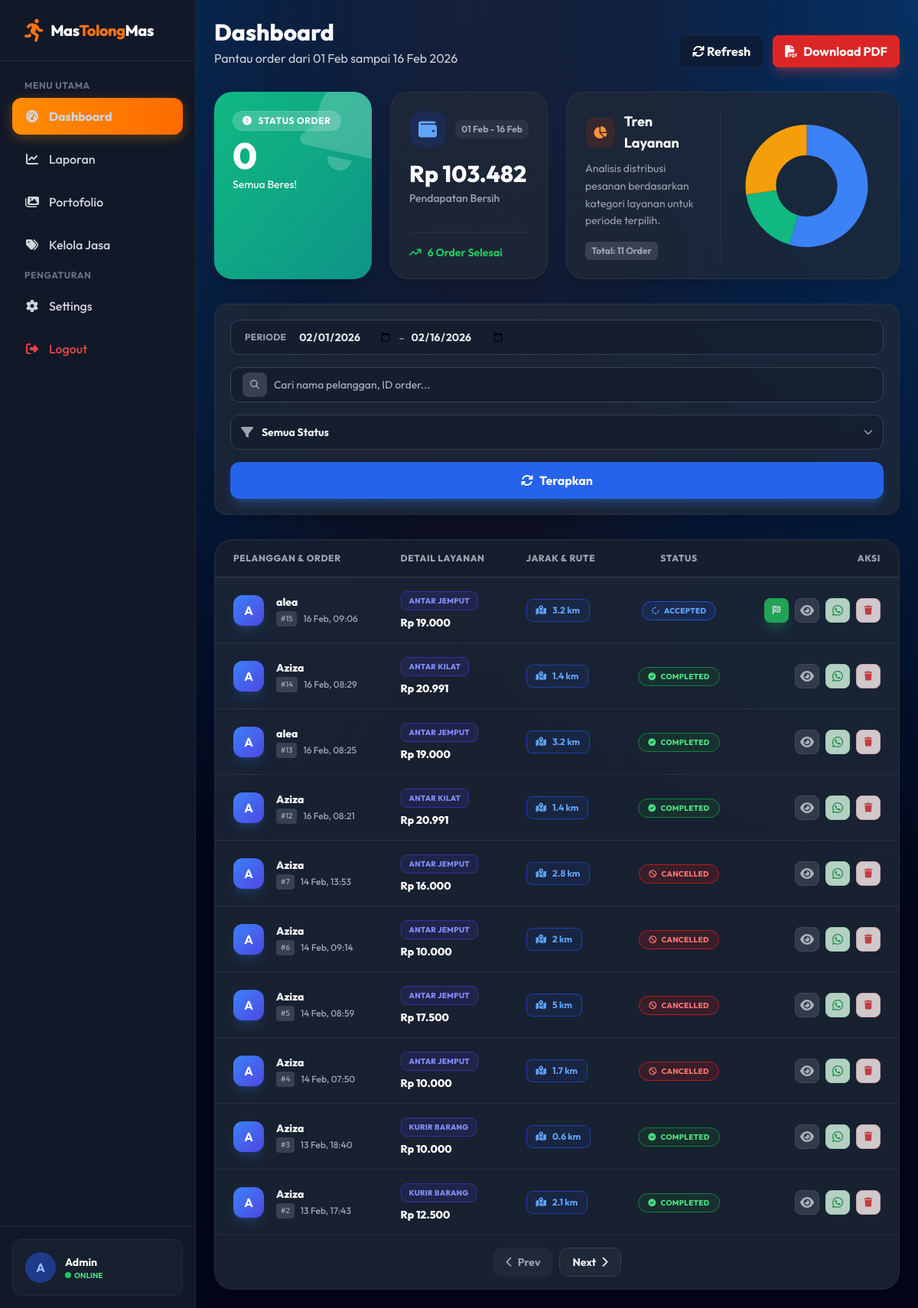
Page /admin/dashboard.php (signed in) on the committed database.
### tables this page shows
CREATE TABLE `orders` (
  `id` int(11) NOT NULL AUTO_INCREMENT,
  `user_id` int(11) NOT NULL,
  `service_type` varchar(50) NOT NULL,
  `pickup_location` text NOT NULL,
  `pickup_lat` decimal(10,8) DEFAULT NULL,
  `pickup_lng` decimal(11,8) DEFAULT NULL,
  `dropoff_location` text NOT NULL,
  `dropoff_lat` decimal(10,8) DEFAULT NULL,
  `dropoff_lng` decimal(11,8) DEFAULT NULL,
  `distance_km` float DEFAULT NULL,
  `price` decimal(10,2) DEFAULT NULL,
  `shopping_cost` decimal(10,2) DEFAULT 0.00,
  `payment_method` enum('cash','transfer') DEFAULT 'cash',
  `notes` text DEFAULT NULL,
  `status` enum('pending','accepted','completed','cancelled') DEFAULT 'pending',
  `created_at` timestamp NOT NULL DEFAULT current_timestamp(),
  `snap_token` varchar(255) DEFAULT NULL,
  `midtrans_id` varchar(255) DEFAULT NULL,
  `payment_status` enum('pending','paid','expired','cancelled') DEFAULT 'pending',
  `payment_url` varchar(255) DEFAULT NULL,
  `weight` int(11) DEFAULT 1,
  PRIMARY KEY (`id`),
  KEY `user_id` (`user_id`),
  CONSTRAINT `orders_ibfk_1` FOREIGN KEY (`user_id`) REFERENCES `users` (`id`) ON DELETE CASCADE
);

CREATE TABLE `users` (
  `id` int(11) NOT NULL AUTO_INCREMENT,
  `username` varchar(50) NOT NULL,
  `password` varchar(255) NOT NULL,
  `full_name` varchar(100) DEFAULT NULL,
  `wa_number` varchar(20) DEFAULT NULL,
  `role` enum('admin','customer') DEFAULT 'customer',
  `created_at` timestamp NOT NULL DEFAULT current_timestamp(),
  `rank_tier` varchar(20) DEFAULT 'Warga Biasa',
  `points` int(11) DEFAULT 0,
  PRIMARY KEY (`id`),
  UNIQUE KEY `username` (`username`)
);

### admin/dashboard.php (the view, shortened to what the rows shown need)
<?php
include '../includes/config.php';
$startDate = isset($_GET['start_date']) ? $_GET['start_date'] : date('Y-m-01');
$endDate = isset($_GET['end_date']) ? $_GET['end_date'] : date('Y-m-d');
$where = "1=1";
$params = [];
$types = "";
if ($startDate && $endDate) {
    $where .= " AND DATE(orders.created_at) BETWEEN ? AND ?";
    $params[] = $startDate;
    $params[] = $endDate;
    $types .= "ss";
}
$limit = 10;
$page = isset($_GET['page']) ? (int)$_GET['page'] : 1;
$offset = ($page - 1) * $limit;
$sql = "SELECT orders.*, users.full_name, users.wa_number
        FROM orders
        JOIN users ON orders.user_id = users.id
        WHERE $where
        ORDER BY orders.created_at DESC
        LIMIT $limit OFFSET $offset";
$stmt = $conn->prepare($sql);
if($types) $stmt->bind_param($types, ...$params);
$stmt->execute();
$result = $stmt->get_result();
$extraHead = '
    <link rel="stylesheet" href="https://unpkg.com/leaflet@1.9.4/dist/leaflet.css" />
    <script src="https://unpkg.com/leaflet@1.9.4/dist/leaflet.js"></script>
    <link rel="stylesheet" href="https://unpkg.com/leaflet-routing-machine@latest/dist/leaflet-routing-machine.css" />
    <script src="https://unpkg.com/leaflet-routing-machine@latest/dist/leaflet-routing-machine.js"></script>
    <style>.leaflet-routing-container { display: none !important; }</style>
';
include 'includes/header.php';
?>
    <div class="flex flex-col md:flex-row justify-between items-start md:items-end mb-8 text-white">
        <div>
            <h2 class="text-3xl font-extrabold mb-1">Dashboard</h2>
        </div>
    </div>
    <div class="glass bg-white/80 dark:bg-gray-800/80 rounded-3xl shadow-xl overflow-hidden border border-white/20 dark:border-gray-700/50 backdrop-blur-xl">
        <div class="overflow-x-auto">
            <table class="w-full">
                <thead>
                    <tr class="bg-gray-50/50 dark:bg-gray-900/50 border-b border-gray-100 dark:border-gray-700">
                        <th class="px-6 py-4 text-xs font-extrabold text-gray-400 text-left uppercase tracking-wider">Pelanggan & Order</th>
                        <th class="px-6 py-4 text-xs font-extrabold text-gray-400 text-left uppercase tracking-wider">Detail Layanan</th>
                        <th class="px-6 py-4 text-xs font-extrabold text-gray-400 text-left uppercase tracking-wider">Jarak & Rute</th>
                        <th class="px-6 py-4 text-xs font-extrabold text-gray-400 text-center uppercase tracking-wider">Status</th>
                        <th class="px-6 py-4 text-xs font-extrabold text-gray-400 text-right uppercase tracking-wider">Aksi</th>
                    </tr>
                </thead>
                <tbody class="divide-y divide-gray-100 dark:divide-gray-700/50">
                    <?php if ($result->num_rows > 0): ?>
                        <?php
                        while($row = $result->fetch_assoc()):
                            $waNumber = preg_replace('/^0/', '62', $row['wa_number']);
                        ?>
                        <tr class="hover:bg-blue-50/30 dark:hover:bg-gray-700/30 transition duration-200 group">
                            <td class="px-6 py-4">
                                <div class="flex items-center gap-4">
                                    <div class="w-10 h-10 rounded-xl bg-gradient-to-br from-blue-500 to-indigo-600 text-white flex items-center justify-center font-bold shadow-lg shadow-blue-500/20 group-hover:scale-110 transition-transform">
                                        <?php echo strtoupper(substr($row['full_name'], 0, 1)); ?>
                                    </div>
                                    <div>
                                        <p class="font-extrabold text-gray-800 dark:text-gray-100 text-sm mb-0.5"><?php echo htmlspecialchars($row['full_name']); ?></p>
                                        <div class="flex items-center gap-2 text-xs text-gray-400 font-medium">
                                            <span class="bg-gray-100 dark:bg-gray-700 px-1.5 py-0.5 rounded text-[10px]">#<?php echo $row['id']; ?></span>
                                            <span><?php echo date('d M, H:i', strtotime($row['created_at'])); ?></span>
                                        </div>
                                    </div>
                                </div>
                            </td>
                            <td class="px-6 py-4">
                                <span class="inline-block px-2.5 py-1 bg-indigo-50 dark:bg-indigo-900/30 text-indigo-600 dark:text-indigo-400 rounded-lg text-[10px] font-extrabold uppercase tracking-wide mb-1.5 border border-indigo-100 dark:border-indigo-800">
                                    <?php echo $row['service_type']; ?>
                                </span>
                                <div class="flex flex-col">
                                    <span class="text-sm font-extrabold text-gray-800 dark:text-white">
                                        Rp <?php echo number_format($row['price'], 0, ',', '.'); ?>
                                    </span>
                                </div>
                            </td>
                            <td class="px-6 py-4">
                                <button onclick="showRoute(<?php echo $row['pickup_lat']; ?>, <?php echo $row['pickup_lng']; ?>, <?php echo $row['dropoff_lat']; ?>, <?php echo $row['dropoff_lng']; ?>)" class="text-xs font-bold bg-blue-50 dark:bg-blue-900/20 text-blue-600 dark:text-blue-400 px-3 py-1.5 rounded-lg border border-blue-100 dark:border-blue-800 hover:bg-blue-100 dark:hover:bg-blue-900/40 transition flex items-center w-fit gap-2 group-hover:shadow-sm">
                                    <i class="fa-solid fa-map-location-dot"></i>
                                    <span><?php echo $row['distance_km']; ?> km</span>
                                </button>
                            </td>
                            <td class="px-6 py-4 text-center">
                                <?php
                                    $statusStyle = match($row['status']) {
                                        'pending' => 'bg-yellow-100/50 text-yellow-700 border-yellow-200 dark:bg-yellow-900/30 dark:text-yellow-400 dark:border-yellow-700',
                                        'accepted' => 'bg-blue-100/50 text-blue-700 border-blue-200 dark:bg-blue-900/30 dark:text-blue-400 dark:border-blue-700',
                                        'completed' => 'bg-green-100/50 text-green-700 border-green-200 dark:bg-green-900/30 dark:text-green-400 dark:border-green-700',
                                        'cancelled' => 'bg-red-100/50 text-red-700 border-red-200 dark:bg-red-900/30 dark:text-red-400 dark:border-red-700',
                                        default => 'bg-gray-100 text-gray-700 border-gray-200'
                                    };
                                    $statusIcon = match($row['status']) {
                                        'pending' => 'fa-clock',
                                        'accepted' => 'fa-spinner fa-spin',
                                        'completed' => 'fa-check-circle',
                                        'cancelled' => 'fa-ban',
                                        default => 'fa-circle'
                                    };
                                ?>
                                <span class="inline-flex items-center gap-1.5 px-3 py-1 rounded-full text-[10px] font-extrabold uppercase tracking-wide border <?php echo $statusStyle; ?>">
                                    <i class="fa-solid <?php echo $statusIcon; ?>"></i>
                                    <?php echo $row['status']; ?>
                                </span>
                            </td>
                            <?php
                                $custName = explode(' ', trim($row['full_name']))[0];
                                $orderId = $row['id'];
                                $waMsg = "";
                                switch($row['status']) {
                                    case 'accepted':
                                        $waMsg = "Gas kak *$custName*! 🛵💨\nPesanan *#$orderId* lagi jalan nih sama driver kita.\n\nDitunggu ya, bentar lagi sampe! 😎📦";
                                        break;
                                    case 'completed':
                                        $waMsg = "Yuhuu kak *$custName*! 🎉\nPesanan *#$orderId* udah beres ya.\n\nMakasih banyak udah percaya sama MasTolongMas! Ditunggu next ordernya! ⭐🔥";
                                        break;
                                    case 'cancelled':
                                        $waMsg = "Yah... pesanan *#$orderId* batal ya kak *$custName*? 😢\n\nKalo ada kendala atau mau order ulang, kabarin admin ya! Kita siap bantu! 💪";
                                        break;
                                }
                                $waLink = "https://wa.me/$waNumber?text=" . urlencode($waMsg);
                            ?>
                            <td class="px-6 py-4 text-right">
                                <div class="flex justify-end gap-2 opacity-80 group-hover:opacity-100 transition-opacity">
                                    <?php if($row['status'] == 'pending'): ?>
                                        <button onclick="updateStatus(<?php echo $row['id']; ?>, 'accepted')" class="w-8 h-8 flex items-center justify-center bg-blue-600 hover:bg-blue-700 text-white rounded-lg shadow-lg shadow-blue-500/30 transition transform hover:scale-110 active:scale-95" title="Terima Order"><i class="fa-solid fa-check text-xs"></i></button>
                                    <?php elseif($row['status'] == 'accepted'): ?>
                                        <button onclick="updateStatus(<?php echo $row['id']; ?>, 'completed')" class="w-8 h-8 flex items-center justify-center bg-green-500 hover:bg-green-600 text-white rounded-lg shadow-lg shadow-green-500/30 transition transform hover:scale-110 active:scale-95" title="Selesaikan"><i class="fa-solid fa-flag-checkered text-xs"></i></button>
                                    <?php endif; ?>
                                    <a href="order_detail.php?id=<?php echo $row['id']; ?>" class="w-8 h-8 flex items-center justify-center bg-gray-100 text-gray-600 hover:bg-gray-200 dark:bg-gray-700 dark:text-gray-300 dark:hover:bg-gray-600 rounded-lg border border-gray-200 dark:border-gray-600 transition transform hover:scale-110 active:scale-95" title="Lihat Detail">
                                        <i class="fa-solid fa-eye"></i>
                                    </a>
                                    <a href="<?php echo $waLink; ?>" target="_blank" class="w-8 h-8 flex items-center justify-center bg-green-100 text-green-600 hover:bg-green-200 rounded-lg border border-green-200 transition transform hover:scale-110 active:scale-95" title="Chat WhatsApp"><i class="fa-brands fa-whatsapp"></i></a>
                                    <button onclick="deleteOrder(<?php echo $row['id']; ?>)" class="w-8 h-8 flex items-center justify-center bg-red-50 text-red-500 hover:bg-red-100 rounded-lg border border-red-200 transition transform hover:scale-110 active:scale-95" title="Hapus"><i class="fa-solid fa-trash text-xs"></i></button>
                                </div>
                            </td>
                        </tr>
                        <?php endwhile; ?>
                    <?php endif; ?>
                </tbody>
            </table>
        </div>
    </div>
<?php include 'includes/footer.php'; ?>

### rows in the picture
orders: user.full_name "A", user.full_name "alea", id "15", created_at "16 Feb, 09:06", service_type "ANTAR JEMPUT", price "19.000", distance_km "3.2", status "ACCEPTED"
orders: user.full_name "A", user.full_name "Aziza", id "14", created_at "16 Feb, 08:29", service_type "ANTAR KILAT", price "20.991", distance_km "1.4", status "COMPLETED"
orders: user.full_name "A", user.full_name "alea", id "13", created_at "16 Feb, 08:25", service_type "ANTAR JEMPUT", price "19.000", distance_km "3.2", status "COMPLETED"
orders: user.full_name "A", user.full_name "Aziza", id "12", created_at "16 Feb, 08:21", service_type "ANTAR KILAT", price "20.991", distance_km "1.4", status "COMPLETED"
orders: user.full_name "A", user.full_name "Aziza", id "7", created_at "14 Feb, 13:53", service_type "ANTAR JEMPUT", price "16.000", distance_km "2.8", status "CANCELLED"
orders: user.full_name "A", user.full_name "Aziza", id "6", created_at "14 Feb, 09:14", service_type "ANTAR JEMPUT", price "10.000", distance_km "2", status "CANCELLED"
orders: user.full_name "A", user.full_name "Aziza", id "5", created_at "14 Feb, 08:59", service_type "ANTAR JEMPUT", price "17.500", distance_km "5", status "CANCELLED"
orders: user.full_name "A", user.full_name "Aziza", id "4", created_at "14 Feb, 07:50", service_type "ANTAR JEMPUT", price "10.000", distance_km "1.7", status "CANCELLED"
orders: user.full_name "A", user.full_name "Aziza", id "3", created_at "13 Feb, 18:40", service_type "KURIR BARANG", price "10.000", distance_km "0.6", status "COMPLETED"
orders: user.full_name "A", user.full_name "Aziza", id "2", created_at "13 Feb, 17:43", service_type "KURIR BARANG", price "12.500", distance_km "2.1", status "COMPLETED"

### other values in the picture
date('d M', strtotime($startDate)) "01 Feb"
date('d M Y', strtotime($endDate)) "16 Feb 2026"
$pendingCount "0"
date('d M', strtotime($endDate)) "16 Feb"
$netIncomeRange "103.482"
$ordersCountRange "6"
array_sum($chartData) "11"
chart data {{ json_encode($chartData) }} [6,2,3]
